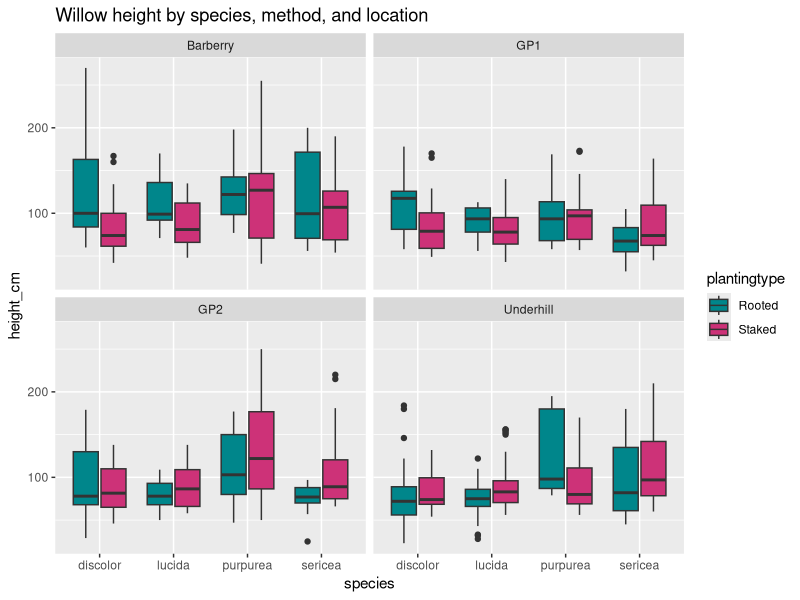
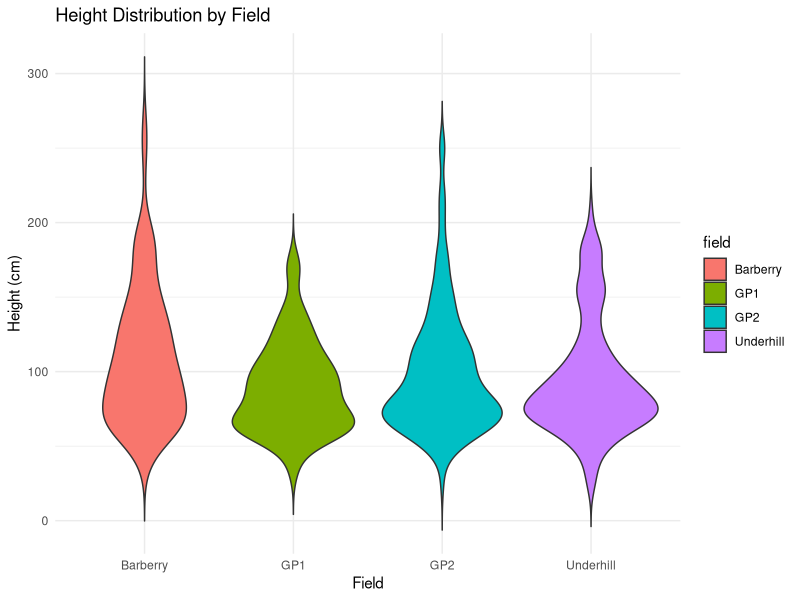
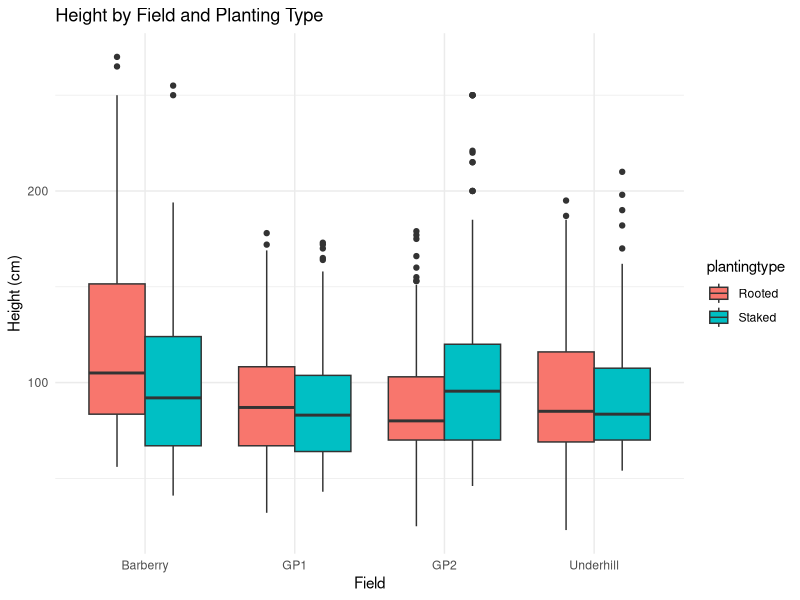
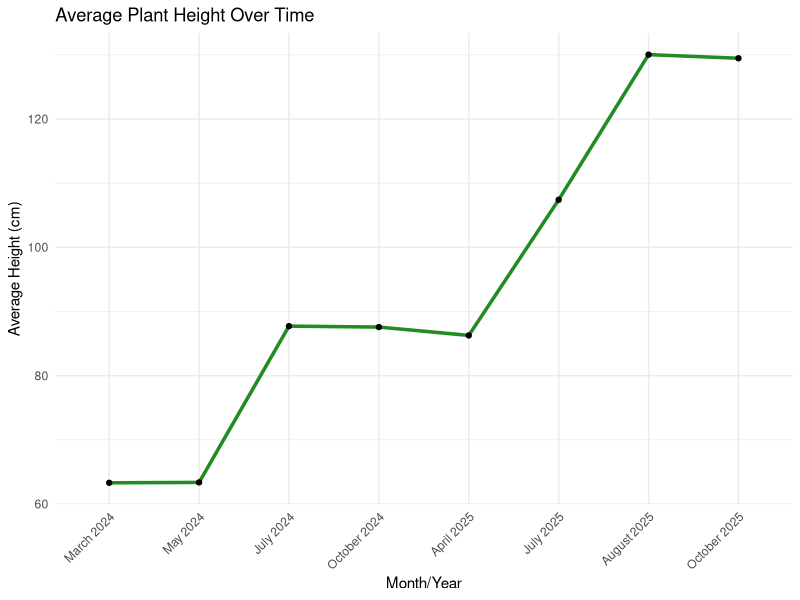
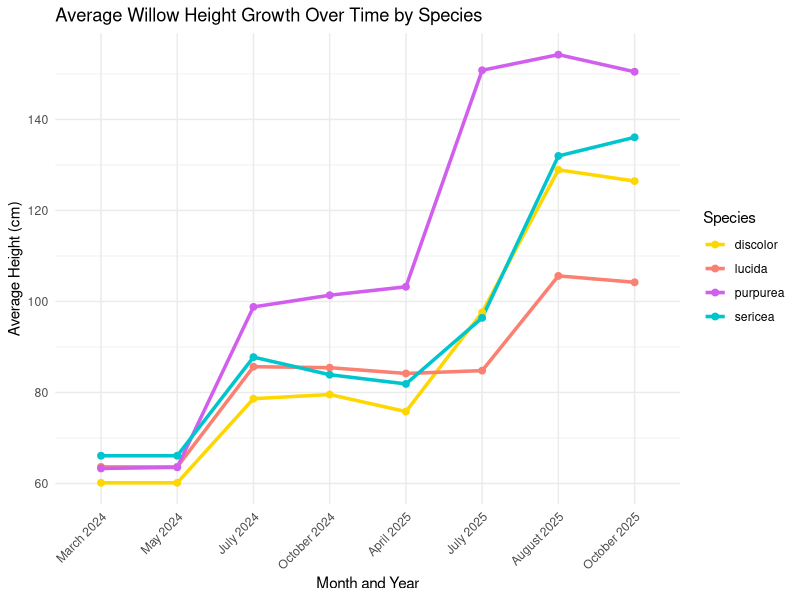
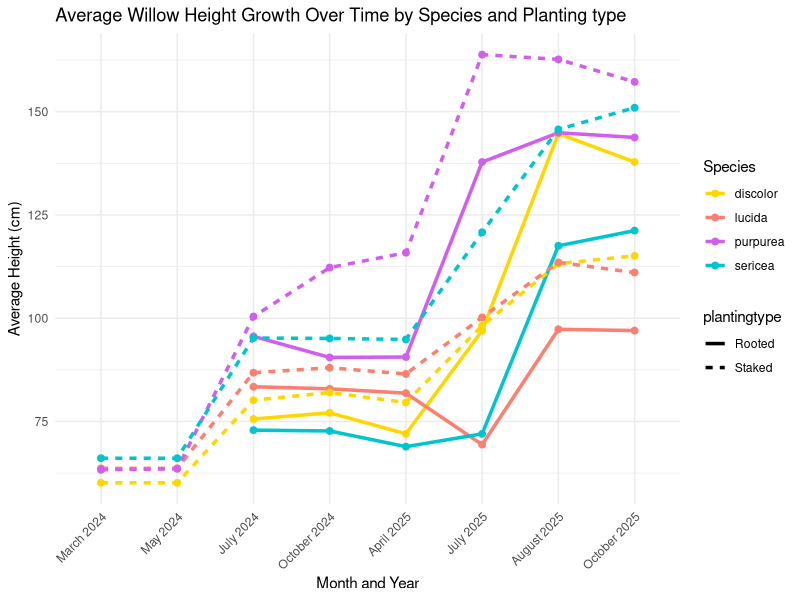
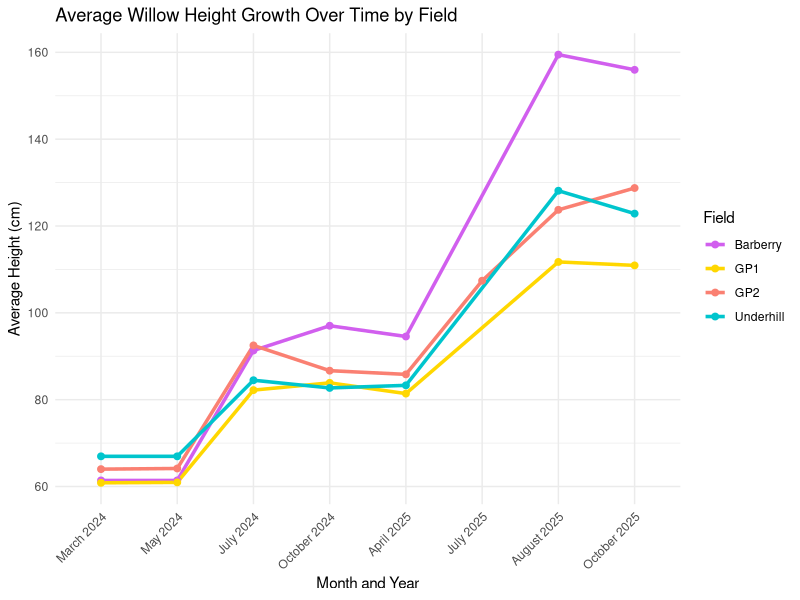
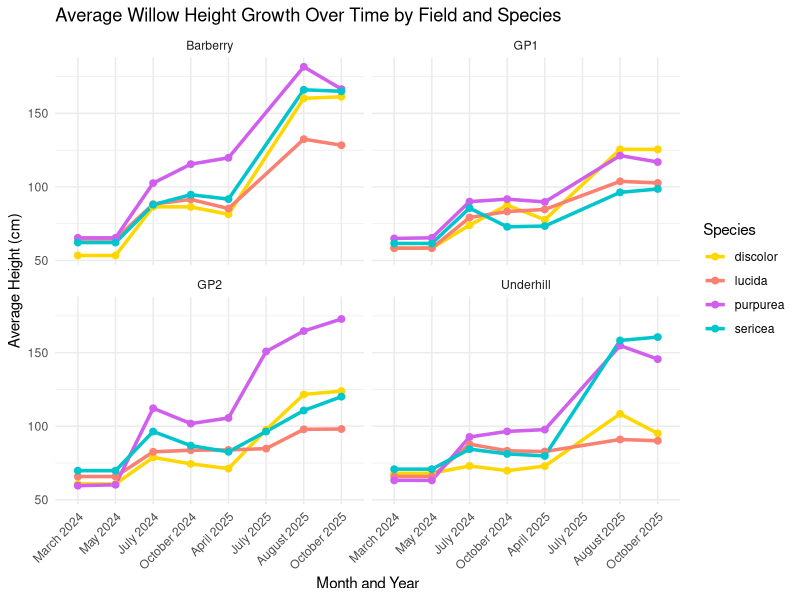

These charts were generated, in order, by the following R code:
# Set location to read in data
setwd("C:/Users/leahm/OneDrive/Desktop/Trustees/R Studio")

# Read in data
willowperform <- read.csv("Willow Performance Data(TidyData).csv")

# Add libraries (first is for plots, second is for editing data)
library(ggplot2)
library(dplyr)


# New column combining month and year
willowperform$month_year <- paste(willowperform$month, willowperform$year)


# Remove unnecessary columns
willowperform <- willowperform %>%
  select(-protected, -death, -browse, -X, -X.1)


# Plot: Willow height by all factors
ggplot(willowperform, aes(x = species, y = height_cm, fill = plantingtype)) +
  geom_boxplot() +
  facet_wrap(~ field) +
  scale_fill_manual(
    values = c("Rooted" = "turquoise4", "Staked" = "violetred3")) +
  labs(title = "Willow height by species, method, and location")


# Plot: Violin graph of height distribution by field
ggplot(willowperform, aes(x = field, y = height_cm, fill = field)) +
  geom_violin(trim = FALSE) +
  labs(title = "Height Distribution by Field",
       x = "Field", y = "Height (cm)") +
  theme_minimal()


# Plot: Height by field and planting type
ggplot(willowperform, aes(x = field, y = height_cm, fill = plantingtype)) +
  geom_boxplot(position = position_dodge()) +
  labs(title = "Height by Field and Planting Type",
       x = "Field", y = "Height (cm)") +
  theme_minimal()


# GROWTH OVER TIME


# Reorder
month_year_order <- c("March 2024", "May 2024", "July 2024", "October 2024", 
                      "April 2025","July 2025", "August 2025", "October 2025")

# Fix month order
willowperform <- willowperform %>%
  mutate(month_year = factor(month_year, levels = month_year_order))

# BY HEIGHT

# Summarize data
willow_summary <- willowperform %>%
  group_by(month_year) %>%
  summarise(mean_height = mean(height_cm, na.rm = TRUE))

# Plot: Height overtime
ggplot(willow_summary, aes(x = month_year, y = mean_height, group = 1)) +
  geom_line(color = "forestgreen", linewidth = 1.2) +
  geom_point() +
  labs(title = "Average Plant Height Over Time",
       x = "Month/Year", y = "Average Height (cm)") +
  theme_minimal() +
  theme(axis.text.x = element_text(angle = 45, hjust = 1))

# height by species
ggplot(willowperform, aes(x = month_year, y = height_cm, 
                          color = species, group = species)) +
  stat_summary(fun = mean, geom = "line", size = 1.2) +    
  # average height per time point
  stat_summary(fun = mean, geom = "point", size = 2) +     
  # optional: add points
  scale_color_manual(values = c( "discolor"= "gold",
                                 "lucida" = "salmon",
                                 "purpurea" = "mediumorchid2",
                                 "sericea"  = "turquoise3")) +
  labs(title = "Average Willow Height Growth Over Time by Species",
       x = "Month and Year",
       y = "Average Height (cm)",
       color = "Species") +
  theme_minimal() +
  theme(axis.text.x = element_text(angle = 45, hjust = 1))

# Height by species and plantingtype
ggplot(willowperform, aes(x = month_year, y = height_cm, 
                          color = species, linetype = plantingtype, group = interaction(species, plantingtype))) +
  stat_summary(fun = mean, geom = "line", size = 1.2) +    
  # average height per time point
  stat_summary(fun = mean, geom = "point", size = 2) +     
  # optional: add points
 # facet_wrap(~ plantingtype) +
  scale_color_manual(values = c( "discolor"= "gold",
                                 "lucida" = "salmon",
                                 "purpurea" = "mediumorchid2",
                                 "sericea"  = "turquoise3")) +
  labs(title = "Average Willow Height Growth Over Time by Species and Planting type",
       x = "Month and Year",
       y = "Average Height (cm)",
       color = "Species") +
  theme_minimal() +
  theme(axis.text.x = element_text(angle = 45, hjust = 1))


#Height by field
ggplot(willowperform, aes(x = month_year, y = height_cm, 
                          color = field, group = field)) +
  stat_summary(fun = mean, geom = "line", size = 1.2) +    
  # average height per time point
  stat_summary(fun = mean, geom = "point", size = 2) +     
  # optional: add points
  scale_color_manual(values = c( "GP1"= "gold",
                                 "GP2" = "salmon",
                                 "Barberry" = "mediumorchid2",
                                 "Underhill"  = "turquoise3")) +
  labs(title = "Average Willow Height Growth Over Time by Field",
       x = "Month and Year",
       y = "Average Height (cm)",
       color = "Field") +
  theme_minimal() +
  theme(axis.text.x = element_text(angle = 45, hjust = 1))





# Plot: Average Height overtime by field and species
ggplot(willowperform, aes(x = month_year, y = height_cm, 
                          color = species, group = species)) +
  stat_summary(fun = mean, geom = "line", size = 1.2) +    
  # average height per time point
  stat_summary(fun = mean, geom = "point", size = 2) +     
  # optional: add points
  facet_wrap(~ field) + 
  scale_color_manual(values = c( "discolor"= "gold",
                                 "lucida" = "salmon",
                                 "purpurea" = "mediumorchid2",
                                 "sericea"  = "turquoise3")) +
  labs(title = "Average Willow Height Growth Over Time by Field and Species",
       x = "Month and Year",
       y = "Average Height (cm)",
       color = "Species") +
  theme_minimal() +
  theme(axis.text.x = element_text(angle = 45, hjust = 1))


#Swap field and species
ggplot(willowperform, aes(x = month_year, y = height_cm, 
                          color = field, group = field)) +
  stat_summary(fun = mean, geom = "line", size = 1.2) +    
  # average height per time point
  stat_summary(fun = mean, geom = "point", size = 2) +     
  # optional: add points
  facet_wrap(~ species) + 
  scale_color_manual(values = c( "GP1"= "gold",
                                 "GP2" = "salmon",
                                 "Barberry" = "mediumorchid2",
                                 "Underhill"  = "turquoise3")) +
  labs(title = "Average Willow Height Growth Over Time by Species and Field",
       x = "Month and Year",
       y = "Average Height (cm)",
       color = "Field") +
  theme_minimal() +
  theme(axis.text.x = element_text(angle = 45, hjust = 1))



## species and plantingtype
ggplot(willowperform, aes(x = month_year, y = height_cm, 
                          color = plantingtype, group = plantingtype)) +
  stat_summary(fun = mean, geom = "line", size = 1.2) +    
  # average height per time point
  stat_summary(fun = mean, geom = "point", size = 2) +     
  # optional: add points
  facet_wrap(~ species) + 
  scale_color_manual(values = c( "Staked"= "gold","Rooted" = "mediumorchid2")) +
  labs(title = "Average Willow Height Growth Over Time by Species and Planting type",
       x = "Month and Year",
       y = "Average Height (cm)",
       color = "Planting type") +
  theme_minimal() +
  theme(axis.text.x = element_text(angle = 45, hjust = 1))


# Define standard error function for error bars
se_function <- function(x) {
  sd(x, na.rm = TRUE) / sqrt(length(x[!is.na(x)]))
}

# Plot: Willow Height Growth Over Time by Species and Field
ggplot(willowperform, aes(x = month_year, y = height_cm,
                          color = species,
                          group = interaction(species, field))) +
  
  # Mean line
  stat_summary(fun = mean, geom = "line", size = 0.8) +
  
  # Mean point
  stat_summary(fun = mean, geom = "point", size = 1.5) +
  
  # Error bars (± SE)
  stat_summary(fun.data = function(y) {
    data.frame(
      y = mean(y, na.rm = TRUE),
      ymin = mean(y, na.rm = TRUE) - se_function(y),
      ymax = mean(y, na.rm = TRUE) + se_function(y)
    )
  }, geom = "errorbar", width = 0.2, aes(color = NULL), color = "grey30", size = 0.4) +
scale_color_manual(values = c(
  "discolor"= "gold",
  "lucida" = "salmon",
  "purpurea" = "mediumorchid2",
  "sericea"  = "turquoise3"
)) +
  
  labs(title = "Willow Height Growth Over Time by Species and Field",
       x = "Month and Year",
       y = "Height (cm)",
       color = "Species") +
  
  theme_minimal(base_size = 13) +
  facet_wrap(~ field) +
  theme(
    panel.grid.minor = element_blank(),
    axis.text.x = element_text(angle = 45, hjust = 1),
    legend.position = "right",
    plot.title = element_text(face = "bold", size = 14)
  )



# Adding library to fix date
library(lubridate)

# Turn month and year into a readable date
willowperform <- willowperform %>%
  mutate(date_real = ymd(paste(year, month, "01")))

# Plot: Willows Average Height Overtime (Correctly spaced out)
ggplot(willowperform, aes(
  x = date_real,
  y = height_cm,
  color = species,
  linetype = plantingtype,
  group = interaction(species, plantingtype)
)) +
  stat_summary(fun = mean, geom = "line", size = 1.2) +
  stat_summary(fun = mean, geom = "point", size = 2) +
  facet_wrap(~ field) +
  scale_x_date(date_labels = "%b %Y", date_breaks = "3 months") +
  labs(title = "Willows Average Height Overtime",
    x = "Date",
    y = "Average Height (cm)",
    color = "Species",
    linetype = "Planting Type"
  ) +
  theme_minimal(base_size = 13) +
  theme(axis.text.x = element_text(angle = 45, hjust = 1))






# Summarize data by height & field
height_field <- willowperform %>%
  group_by(month_year, field) %>%
  summarise(mean_height = mean(height_cm, na.rm = TRUE))

# Plot: Average height overtime by field
ggplot(height_field, aes(x = month_year, y = mean_height, 
                         color = field, group = field)) +
  geom_line(size = 1) +
  geom_point() +
  labs(
    title = "Average Willow Height Over Time by Field",
    x = "Month / Year",
    y = "Average Height (cm)",
    color = "Field"
  ) +
  theme_minimal() +
  theme(axis.text.x = element_text(angle = 45, hjust = 1))



# Summarize data by height and planting type
height_type <- willowperform %>%
  group_by(month_year, plantingtype) %>%
  summarise(mean_height = mean(height_cm, na.rm = TRUE))

# Plot: Height by planting type
ggplot(height_type, aes(x = month_year, y = mean_height, 
                        color = plantingtype, group = plantingtype)) +
  geom_line(size = 1) +
  geom_point() +
  labs(
    title = "Average Willow Height Over Time by Planting Type",
    x = "Month / Year",
    y = "Average Height (cm)",
    color = "Planting Type"
  ) +
  theme_minimal() +
  theme(axis.text.x = element_text(angle = 45, hjust = 1))



# BY STEM COUNT


# Summarize data by stems & field
stems_field <- willowperform %>%
  group_by(month_year, field) %>%
  summarise(mean_stems = mean(stems, na.rm = TRUE))

# Plot: Stems by field overtime
ggplot(stems_field, aes(x = month_year, y = mean_stems, 
                        color = field, group = field)) +
  geom_line(size = 1) +
  geom_point() +
  labs(
    title = "Average Number of Stems Over Time by Field",
    x = "Month / Year",
    y = "Average Number of Stems",
    color = "Field"
  ) +
  theme_minimal() +
  theme(axis.text.x = element_text(angle = 45, hjust = 1))


# Summarize data by stems & planting type
stems_type <- willowperform %>%
  group_by(month_year, plantingtype) %>%
  summarise(mean_stems = mean(stems, na.rm = TRUE))

# Plot: Stems by planting type overtime
ggplot(stems_type, aes(x = month_year, y = mean_stems, 
                       color = plantingtype, group = plantingtype)) +
  geom_line(size = 1) +
  geom_point() +
  labs(
    title = "Average Number of Stems Over Time by Planting Type",
    x = "Month / Year",
    y = "Average Number of Stems",
    color = "Planting Type"
  ) +
  theme_minimal() +
  theme(axis.text.x = element_text(angle = 45, hjust = 1))


# AGE

# Fix date column to classify as date
willowperform$date <- as.Date(willowperform$date, format = "%m/%d/%Y")

# New table with planting dates
start_dates <- willowperform %>%
  group_by(field, plantingtype, species) %>%
  summarise(start_date = min(date, na.rm = TRUE)) %>%
  ungroup()

# New table combining age dates
willow_age <- willowperform %>%
  left_join(start_dates, by = c("field", "species", "plantingtype"))

# Calculating age by days, weeks, and months
willow_age <- willow_age %>%
  mutate(age_days = as.numeric(difftime(date, start_date, units = "days")),
         age_weeks = age_days / 7,
         age_months = age_days / 30.44)

# Plot: Height by age (weeks)
ggplot(willow_age, aes(x = age_weeks, y = height_cm,
                       color = species, linetype = plantingtype)) +
  stat_summary(fun = mean, geom = "line", size = 1.2) +
  facet_wrap(~ field) +
  labs(title = "Willow Height Growth by Age (Weeks)",
       x = "Age (weeks since first measurement)",
       y = "Height (cm)",
       color = "Species",
       linetype = "Planting Type") +
  theme_minimal(base_size = 13)
